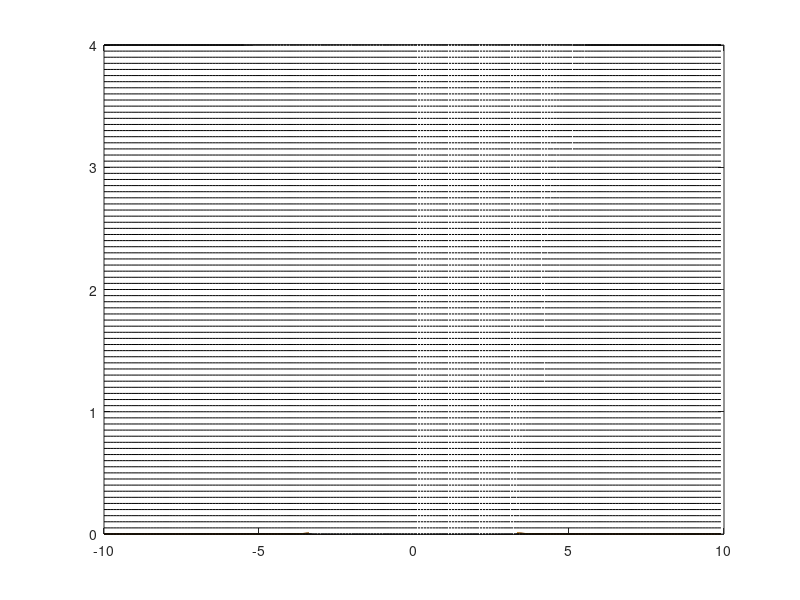

The MATLAB source for this figure:
clear all;close all;clc;
%init variables
L=20;n=200;
T=4;
x2=linspace(-L/2,L/2,n+1);
x=x2(1:n);
dx=x(2)-x(1);
dt=.05;
t=0:dt:T;
%compute clf
cfl=dt/dx;
%init condition
u0=exp(-x.^2).';
sol(:,1)=u0;
%second order accurate x derivative matrix
e1=ones(n,1);
A=spdiags([e1 -2*e1 e1],[-1 0 1],n,n);
A(n,1)=1; A(1,n)=1;

%iteration scheme (euler)
for j=1:length(t)-1
    temp=(A*u0);
    u0=u0+(cfl)*temp;
    plot(x,u0);hold on
    pause(0.1);
    sol(:,j+1)=u0;
end

%plot
waterfall(x,t,sol.');
colormap([0 0 0]);